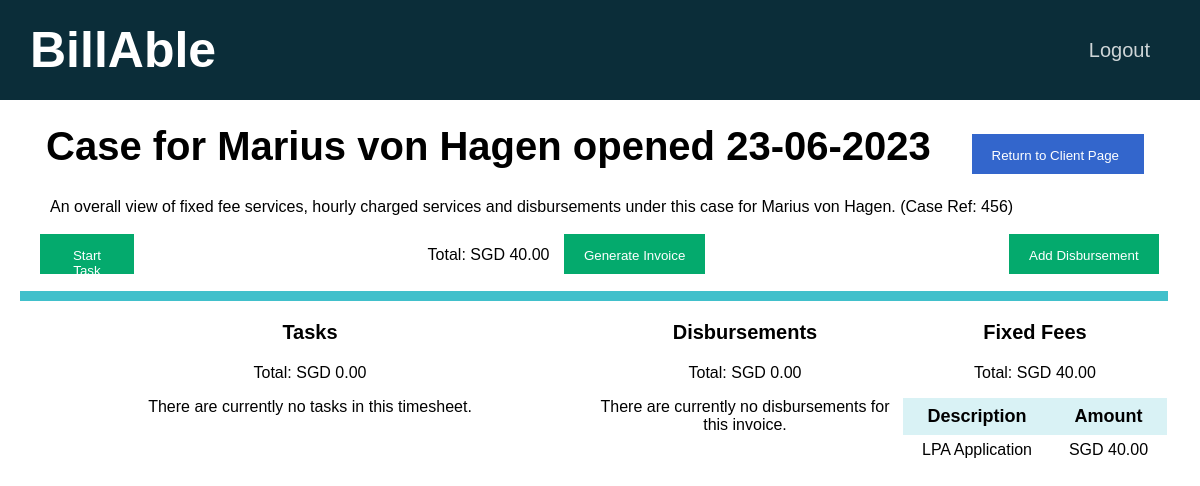
Page /cases/49 (signed in) on the committed database.
### tables this page shows
CREATE TABLE clients(id INTEGER PRIMARY KEY AUTOINCREMENT NOT NULL, name TEXT NOT NULL, email TEXT NOT NULL, in_progress INTEGER NOT NULL DEFAULT 0, payment_pending INTEGER NOT NULL DEFAULT 0, payment_received INTEGER NOT NULL DEFAULT 0, firm INTEGER NOT NULL DEFAULT 1);

CREATE TABLE timesheets(id INTEGER PRIMARY KEY AUTOINCREMENT NOT NULL, client_id INTEGER NOT NULL, status INTEGER NOT NULL, created DATETIME NOT NULL, firm INTEGER NOT NULL DEFAULT 1, invoice_generated DATETIME, invoice_paid DATETIME, case_ref_no BLOB NOT NULL, FOREIGN KEY (client_id) REFERENCES clients(id), FOREIGN KEY (status) REFERENCES status_list(id));

CREATE TABLE fixed_fees (id INTEGER PRIMARY KEY AUTOINCREMENT NOT NULL, description TEXT NOT NULL, amount NUMERIC NOT NULL, firm INTEGER NOT NULL DEFAULT 1);

### app.py (the view, shortened to what this page needs)
@app.route("/cases/<id>", methods=["GET"])
@login_required
def timesheet(id):
    connection = sqlite3.connect("database.db")
    connection.row_factory = sqlite3.Row
    cursor = connection.cursor()
    timesheet = cursor.execute("SELECT * FROM timesheets WHERE id = ?", [id]).fetchone()
    client_id = timesheet["client_id"]
    user_id = session["user_id"]
    rel = cursor.execute("SELECT * FROM users_clients WHERE user_id = ? AND client_id = ?", [user_id, client_id]).fetchall()
    if len(rel) != 0:
        client = cursor.execute("SELECT * FROM clients WHERE id = ?", [client_id]).fetchone()
        rows = cursor.execute("SELECT * FROM tasks WHERE timesheet_id = ?", [id]).fetchall()
        tasks_total = cursor.execute("SELECT SUM(amount) FROM tasks WHERE timesheet_id = ?", [id]).fetchone()[0]
        tasks = []
        d_total = cursor.execute("SELECT SUM(amount) FROM disbursements WHERE timesheet_id = ?", [id]).fetchone()[0]
        d_rows = cursor.execute("SELECT * FROM disbursements WHERE timesheet_id = ?", [id]).fetchall()
        disbursements = []
        for d_row in d_rows:
            disbursement = {}
            disbursement["description"] = d_row["description"]
            disbursement["amount"] = "{:.2f}".format(d_row["amount"])
            disbursements.append(disbursement)
        fixed_total = cursor.execute("SELECT SUM(amount) FROM fixed_fee_charges WHERE timesheet_id = ?", [id]).fetchone()[0]
        fixed_rows = cursor.execute("SELECT * FROM fixed_fee_charges WHERE timesheet_id = ?", [id]).fetchall()
        fixed_fees = []
        for fixed_row in fixed_rows:
            fixed_fee = {}
            fee_type = fixed_row["fixed_fee"]
            fixed_fee["description"] = cursor.execute("SELECT * FROM fixed_fees WHERE id = ?", [fee_type]).fetchone()["description"]
            fixed_fee["amount"] = "{:.2f}".format(fixed_row["amount"])
            fixed_fees.append(fixed_fee)
        invoice_total = 0
        formatted_tasks_total = None
        formatted_d_total = None
        formatted_fixed_total = None
        if tasks_total:
            formatted_tasks_total = "{:.2f}".format(tasks_total)
            invoice_total += tasks_total
        if d_total:
            formatted_d_total = "{:.2f}".format(d_total)
            invoice_total += d_total
        if fixed_total:
            formatted_fixed_total = "{:.2f}".format(fixed_total)
            invoice_total += fixed_total
        formatted_invoice_total = "{:.2f}".format(invoice_total)
        connection.close()
        return render_template("timesheet.html", timesheet=timesheet, client=client, tasks=tasks,
                               disbursements=disbursements,
                               fixed_fees=fixed_fees,
                               tasks_total=formatted_tasks_total,
                               d_total=formatted_d_total,
                               fixed_total=formatted_fixed_total,
                               invoice_total=formatted_invoice_total)
    else:
        return redirect(url_for("home"))

### helpers.py (called while the page is built)
def login_required(f):
    @wraps(f)
    def decorated_function(*args, **kwargs):
        if session.get("user_id") is None:
            return redirect("/login")
        return f(*args, **kwargs)
    return decorated_function

### templates/timesheet.html (shortened to what this page needs)
{% extends "layout.html" %}
{% block main %}
    <div class="container page-header" style="font-size: 40px;">
        {% if timesheet["status"] == 1 %}
            <b> Case for {{ client["name"] }} opened {{ timesheet["created"] }} </b>
        {% elif timesheet["status"] == 2 %}
            <b> Invoice for {{ client["name"] }} generated {{ timesheet["invoice_generated"] }} </b>
        {% else %}
            <b> Record of payment by {{ client["name"] }} made {{ timesheet["invoice_paid"] }} </b>
        {% endif %}
        <span style="float: right;">
            <button type="button" class="option-button primarybtn" id="newFixedFeeModalOpen">
                <a href="{{ url_for('client', id=client['id']) }}" class="button-link">
                    Return to Client Page
                </a>
            </button>
        </span>
    </div>
    <p class="tagline">
        An overall view of fixed fee services, hourly charged services and disbursements
        under this case for {{ client["name"] }}. (Case Ref: {{ timesheet["case_ref_no"] }})
    </p>
    {% if timesheet["status"] == 1 %}
        <div id="start-task-view" style="padding: 10px;">
            <div id="invoice-panel">
                <div class="start">
                    <button type="button" class="option-button successbtn" id="confirm-start">
                        Start Task
                    </button>
                </div>
                <div class="middle">
                    Total: SGD {{ invoice_total }}
                    <span>
                        <button type="button" class="option-button successbtn" id="generateInvoiceModalOpen">
                            Generate Invoice
                        </button>
                    </span>
                </div>
                <div class="end">
                    <button type="button" class="option-button successbtn" id="addDisbursementModalOpen">
                        Add Disbursement
                    </button>
                </div>
            </div>
        </div>
    {% endif %}
    <hr class="tab-bar">
    <div class="tables-container">
        <div class="tasks">
            <p class="table-title">
                <b>Tasks</b>
            </p>
            <p class="fee">Total: SGD
                {% if tasks_total %}
                    {{ tasks_total }}
                {% else %}
                    0.00
                {% endif %}
            </p>
            {% if tasks %}
                <table class="table">
                    <thead>
                        <tr>
                            <th scope="col">Date</th>
                            <th scope="col">Lawyer</th>
                            <th scope="col">Hours</th>
                            <th scope="col">Description</th>
                            <th scope="col">Amount</th>
                        </tr>
                    </thead>
                    <tbody>
                        {% for task in tasks %}
                            <tr>
                                <td>{{ task["datetime"] }}</td>
                                <td>{{ task["lawyer"] }}</td>
                                <td>{{ task["duration"] }}</td>
                                <td>{{ task["description"] }}</td>
                                <td>SGD {{ task["amount"] }}</td>
                            </tr>
                        {% endfor %}
                    </tbody>
                </table>
            {% else %}
                There are currently no tasks in this timesheet.
            {% endif %}
        </div>
        <div class="disbursements">
            <p class="table-title">
                <b>Disbursements</b>
            </p>
            <p class="fee">Total: SGD
                {% if d_total %}
                    {{ d_total }}
                {% else %}
                    0.00
                {% endif %}
            </p>
            {% if disbursements %}
                <table class="table">
                    <thead>
                        <tr>
                            <th scope="col">Description</th>
                            <th scope="col">Amount</th>
                        </tr>
                    </thead>
                    <tbody>
                        {% for disbursement in disbursements %}
                            <tr>
                                <td>{{ disbursement["description"] }}</td>
                                <td>SGD {{ disbursement["amount"] }}</td>
                            </tr>
                        {% endfor %}
                    </tbody>
                </table>
            {% else %}
                There are currently no disbursements for this invoice.
            {% endif %}
        </div>
        <div class="fixed_fees">
            <p class="table-title">
                <b>Fixed Fees</b>
            </p>
            <p class="fee">Total: SGD
                {% if fixed_total %}
                    {{ fixed_total }}
                {% else %}
                    0.00
                {% endif %}
            </p>
            {% if fixed_fees %}
                <table class="table">
                    <thead>
                        <tr>
                            <th scope="col">Description</th>
                            <th scope="col">Amount</th>
                        </tr>
                    </thead>
                    <tbody>
                        {% for fee in fixed_fees %}
                            <tr>
                                <td>{{ fee["description"] }}</td>
                                <td>SGD {{ fee["amount"] }}</td>
                            </tr>
                        {% endfor %}
                    </tbody>
                </table>
            {% else %}
                There are currently no fixed fees for this invoice.
            {% endif %}
        </div>
    </div>
{% endblock %}

### static/styles.css (style rules this page uses)
body { font-family: Arial, Helvetica, sans-serif; margin: 0; overflow-x: hidden; }
table { margin-left: auto; margin-right: auto; border-collapse: collapse; }
th { font-size: 18px; padding-left: 24px; padding-right: 24px; padding-top: 8px; padding-bottom: 8px; border: none; }
thead th { background-color: #d9f2f5; }
tr { border: none; }
td { border: none; padding-top: 6px; padding-bottom: 6px; }
button { border: none; }
a { color: #3366cc; text-decoration: none }
.tasks { float: left; width: 50%; height: 100%; text-align: center; }
.disbursements { float:left; width: 25%; height: 100%; text-align: center; }
.fixed_fees { float:left; width: 25%; height: 100%; text-align: center; }
#confirm-start { margin-bottom: 15%; }
.start { float: left; width: 10%; height: 100%; }
.middle { float: left; width: 75%; height: 100%; text-align: center; }
.end { float: left; width: 15%; height:100%; }
.page-header { font-size: 40px; line-height: 40px; }
.tagline { margin-left: 30px; height: 10px; }
.table-title { font-size: 20px; text-align: center; }
.option-button { color: white; padding: 14px 20px; height: 40px; margin-left: 10px; margin-right: 10px; cursor: pointer; }
.tab-bar { background-color: #41c0cb; height: 10px; border: none; width: 99%; margin: 0; padding: 0; }
.button-link { color: #fff; margin-right: 5px; }
.successbtn { background-color: #04AA6D; }
.primarybtn { background-color: #3366cc; }
.container { margin: 10px; padding: 16px; align-items: center; }

### rows in the picture
clients: name "Marius von Hagen"
timesheets: created "23-06-2023", case_ref_no "456"
fixed_fees: description "LPA Application", amount "40.00"

### other values in the picture
{{ invoice_total }} "40.00"
{{ fixed_total }} "40.00"
